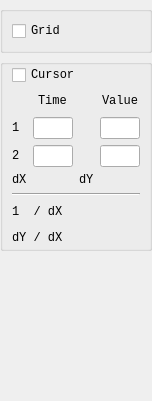
<?xml version="1.0" encoding="UTF-8"?>
<ui version="4.0">
 <class>LScopeMenu</class>
 <widget class="QWidget" name="LScopeMenu">
  <property name="geometry">
   <rect>
    <x>0</x>
    <y>0</y>
    <width>152</width>
    <height>401</height>
   </rect>
  </property>
  <property name="sizePolicy">
   <sizepolicy hsizetype="Preferred" vsizetype="Preferred">
    <horstretch>0</horstretch>
    <verstretch>0</verstretch>
   </sizepolicy>
  </property>
  <property name="minimumSize">
   <size>
    <width>0</width>
    <height>0</height>
   </size>
  </property>
  <property name="maximumSize">
   <size>
    <width>16777215</width>
    <height>16777215</height>
   </size>
  </property>
  <property name="font">
   <font>
    <family>Consolas</family>
   </font>
  </property>
  <property name="windowTitle">
   <string>Form</string>
  </property>
  <layout class="QVBoxLayout" name="verticalLayout">
   <property name="leftMargin">
    <number>0</number>
   </property>
   <property name="topMargin">
    <number>6</number>
   </property>
   <property name="rightMargin">
    <number>0</number>
   </property>
   <property name="bottomMargin">
    <number>6</number>
   </property>
   <item>
    <widget class="QGroupBox" name="groupBox_2">
     <property name="title">
      <string/>
     </property>
     <layout class="QVBoxLayout" name="verticalLayout_4">
      <item>
       <widget class="QCheckBox" name="checkBoxShowGrid">
        <property name="text">
         <string>Grid</string>
        </property>
       </widget>
      </item>
     </layout>
    </widget>
   </item>
   <item>
    <widget class="QGroupBox" name="groupBox_3">
     <property name="title">
      <string/>
     </property>
     <layout class="QVBoxLayout" name="verticalLayout_2">
      <property name="topMargin">
       <number>0</number>
      </property>
      <property name="bottomMargin">
       <number>0</number>
      </property>
      <item>
       <widget class="QCheckBox" name="checkBoxCursorEnable">
        <property name="text">
         <string>Cursor</string>
        </property>
       </widget>
      </item>
      <item>
       <layout class="QGridLayout" name="gridLayout">
        <item row="0" column="1">
         <layout class="QHBoxLayout" name="horizontalLayout_2">
          <item>
           <spacer name="horizontalSpacer">
            <property name="orientation">
             <enum>Qt::Horizontal</enum>
            </property>
            <property name="sizeHint" stdset="0">
             <size>
              <width>40</width>
              <height>20</height>
             </size>
            </property>
           </spacer>
          </item>
          <item>
           <widget class="QLabel" name="label_4">
            <property name="text">
             <string>Time</string>
            </property>
           </widget>
          </item>
          <item>
           <spacer name="horizontalSpacer_2">
            <property name="orientation">
             <enum>Qt::Horizontal</enum>
            </property>
            <property name="sizeHint" stdset="0">
             <size>
              <width>40</width>
              <height>20</height>
             </size>
            </property>
           </spacer>
          </item>
         </layout>
        </item>
        <item row="3" column="1">
         <widget class="QLineEdit" name="lineEditX2"/>
        </item>
        <item row="2" column="0">
         <widget class="QLabel" name="label">
          <property name="text">
           <string>1</string>
          </property>
         </widget>
        </item>
        <item row="2" column="1">
         <widget class="QLineEdit" name="lineEditX1"/>
        </item>
        <item row="3" column="3">
         <widget class="QLineEdit" name="lineEditY2"/>
        </item>
        <item row="2" column="3">
         <widget class="QLineEdit" name="lineEditY1"/>
        </item>
        <item row="3" column="0">
         <widget class="QLabel" name="label_3">
          <property name="text">
           <string>2</string>
          </property>
         </widget>
        </item>
        <item row="4" column="0">
         <widget class="QLabel" name="label_2">
          <property name="text">
           <string>dX</string>
          </property>
         </widget>
        </item>
        <item row="4" column="1">
         <widget class="QLabel" name="label_dx">
          <property name="text">
           <string/>
          </property>
         </widget>
        </item>
        <item row="4" column="2">
         <widget class="QLabel" name="label_9">
          <property name="text">
           <string>dY</string>
          </property>
         </widget>
        </item>
        <item row="4" column="3">
         <widget class="QLabel" name="label_dy">
          <property name="text">
           <string/>
          </property>
         </widget>
        </item>
        <item row="0" column="3">
         <layout class="QHBoxLayout" name="horizontalLayout_4">
          <item>
           <spacer name="horizontalSpacer_3">
            <property name="orientation">
             <enum>Qt::Horizontal</enum>
            </property>
            <property name="sizeHint" stdset="0">
             <size>
              <width>40</width>
              <height>20</height>
             </size>
            </property>
           </spacer>
          </item>
          <item>
           <widget class="QLabel" name="label_7">
            <property name="text">
             <string>Value</string>
            </property>
           </widget>
          </item>
          <item>
           <spacer name="horizontalSpacer_4">
            <property name="orientation">
             <enum>Qt::Horizontal</enum>
            </property>
            <property name="sizeHint" stdset="0">
             <size>
              <width>40</width>
              <height>20</height>
             </size>
            </property>
           </spacer>
          </item>
         </layout>
        </item>
       </layout>
      </item>
      <item>
       <widget class="Line" name="line">
        <property name="orientation">
         <enum>Qt::Horizontal</enum>
        </property>
       </widget>
      </item>
      <item>
       <layout class="QHBoxLayout" name="horizontalLayout">
        <item>
         <widget class="QLabel" name="label_5">
          <property name="text">
           <string>1  / dX</string>
          </property>
         </widget>
        </item>
        <item>
         <spacer name="horizontalSpacer_5">
          <property name="orientation">
           <enum>Qt::Horizontal</enum>
          </property>
          <property name="sizeHint" stdset="0">
           <size>
            <width>40</width>
            <height>20</height>
           </size>
          </property>
         </spacer>
        </item>
        <item>
         <widget class="QLabel" name="label_1_dx">
          <property name="text">
           <string/>
          </property>
         </widget>
        </item>
       </layout>
      </item>
      <item>
       <layout class="QHBoxLayout" name="horizontalLayout_3">
        <item>
         <widget class="QLabel" name="label_10">
          <property name="text">
           <string>dY / dX</string>
          </property>
         </widget>
        </item>
        <item>
         <spacer name="horizontalSpacer_6">
          <property name="orientation">
           <enum>Qt::Horizontal</enum>
          </property>
          <property name="sizeHint" stdset="0">
           <size>
            <width>40</width>
            <height>20</height>
           </size>
          </property>
         </spacer>
        </item>
        <item>
         <widget class="QLabel" name="label_dy_dx">
          <property name="text">
           <string/>
          </property>
         </widget>
        </item>
       </layout>
      </item>
     </layout>
    </widget>
   </item>
   <item>
    <spacer name="verticalSpacer">
     <property name="orientation">
      <enum>Qt::Vertical</enum>
     </property>
     <property name="sizeHint" stdset="0">
      <size>
       <width>20</width>
       <height>40</height>
      </size>
     </property>
    </spacer>
   </item>
  </layout>
 </widget>
 <resources/>
 <connections/>
</ui>
